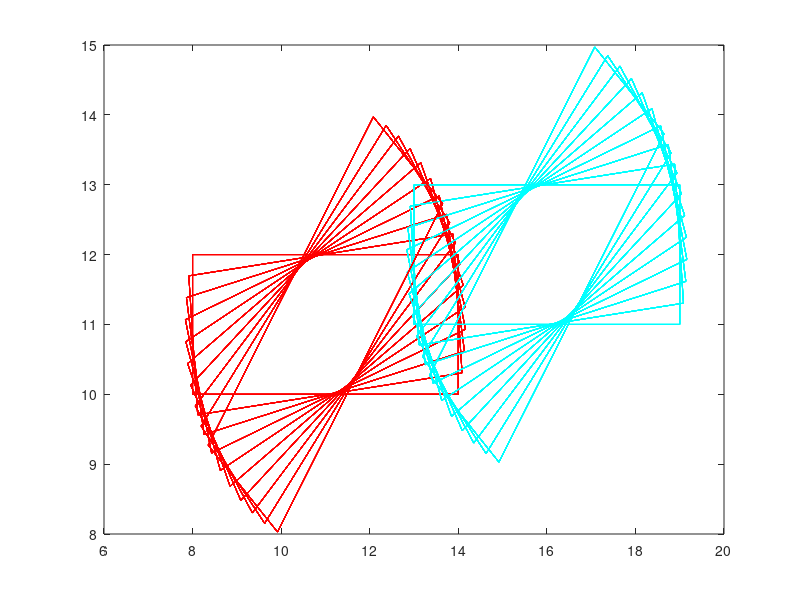

This chart was generated by the following MATLAB code:

fig = figure(1);
x_ego = 11;y_ego = 11;x_obs = 16;y_obs = 12;
c_ego = [x_ego;y_ego];
c_obs = [x_obs;y_obs];
epsilon = 3; delta = 1;
% rectangle('Position',[x_ego - epsilon, y_ego-delta,2*epsilon,2*delta],...
%                   'EdgeColor','r','LineWidth',2);hold on;
% rectangle('Position',[x_obs - epsilon, y_obs-delta,2*epsilon,2*delta],...
%                   'EdgeColor','c','LineWidth',2);hold on;
% poly1 = [x_ego - epsilon, x_ego + epsilon, x_ego + epsilon, x_ego - epsilon, x_ego - epsilon;...
%          y_ego - delta, y_ego - delta, y_ego + delta, y_ego + delta, y_ego - delta;...
%          1,1,1,1,1];
% poly2 = [x_obs - epsilon, x_obs + epsilon, x_obs + epsilon, x_obs - epsilon, x_obs - epsilon;...
%          y_obs - delta, y_obs - delta, y_obs + delta, y_obs + delta, y_obs - delta;...
%          1,1,1,1,1];

% T1 = [1 0 -x_ego;...
%       0 1 -y_ego;...
%       0 0 1];
% T2 = [1 0 -x_obs;...
%       0 1 -y_obs;...
%       0 0 1];
psi1 = 0:0.1:1;
psi2 = 0:0.1:1;
len = sqrt(delta^2 + epsilon^2);
alpha = atan(delta/epsilon);
for i = 1:10
%     R1 = [cos(psi1(i)), -sin(psi1(i)), 0;...
%           sin(psi1(i)),  cos(psi1(i)), 0;...
%                      0,             0, 1];
    dx1 = cos(psi1(i)+alpha)*len;
    dy1 = sin(psi1(i)+alpha)*len; 
    dx2 = cos(psi1(i)-alpha)*len;
    dy2 = sin(psi1(i)-alpha)*len; 
    clear fig;
    fig = figure(1);
    set(fig, 'Position', [0, 0, 25, 25]);
    poly1 = [x_ego - dx1, x_ego + dx2, x_ego + dx1, x_ego - dx2, x_ego - dx1;...
             y_ego - dy1, y_ego + dy2, y_ego + dy1, y_ego - dy2, y_ego - dy1];
    for j = 1:10
        dx1 = cos(psi2(j)+alpha)*len;
        dy1 = sin(psi2(j)+alpha)*len; 
        dx2 = cos(psi2(j)-alpha)*len;
        dy2 = sin(psi2(j)-alpha)*len;
        poly2 = [x_obs - dx1, x_obs + dx2, x_obs + dx1, x_obs - dx2, x_obs - dx1;...
                 y_obs - dy1, y_obs + dy2, y_obs + dy1, y_obs - dy2, y_obs - dy1];
%         R2 = [cos(psi2(j)), -sin(psi2(j)), 0;...
%               sin(psi2(j)),  cos(psi2(j)), 0;...
%                          0,             0, 1];
%         poly1_new = inv(T1)*R1*T1*poly1;
%         poly2_new = inv(T2)*R2*T2*poly2;
        plot(poly1(1,:), poly1(2,:),'r');hold on;
        plot(poly2(1,:), poly2(2,:),'c');hold on;
    end
end